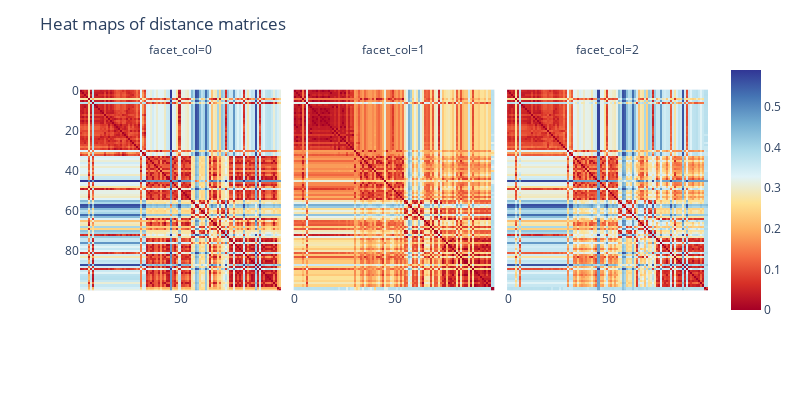

The notebook cell this image was saved under:
### Markdown cell above
### Heatmaps

### Code cell
heatmaps((D1, D2, D_sheaf))

### Figure 1 — Plotly figure (JSON) as saved in the notebook; plotly's stock layout.template omitted (floating-point values rounded to 4 significant figures; data arrays with more than 128 entries replaced by an {"elided": "..."} marker saying what was removed)
{"data": [{"coloraxis": "coloraxis", "hovertemplate": "x: %{x}<br>y: %{y}<br>color: %{z}<extra></extra>", "name": "0", "type": "heatmap", "xaxis": "x", "yaxis": "y", "z": {"elided": "100x100 float values"}}, {"coloraxis": "coloraxis", "hovertemplate": "x: %{x}<br>y: %{y}<br>color: %{z}<extra></extra>", "name": "1", "type": "heatmap", "xaxis": "x2", "yaxis": "y2", "z": {"elided": "100x100 float values"}}, {"coloraxis": "coloraxis", "hovertemplate": "x: %{x}<br>y: %{y}<br>color: %{z}<extra></extra>", "name": "2", "type": "heatmap", "xaxis": "x3", "yaxis": "y3", "z": {"elided": "100x100 float values"}}], "layout": {"annotations": [{"font": {}, "showarrow": false, "text": "facet_col=0", "x": 0.16, "xanchor": "center", "xref": "paper", "y": 1, "yanchor": "bottom", "yref": "paper"}, {"font": {}, "showarrow": false, "text": "facet_col=1", "x": 0.5, "xanchor": "center", "xref": "paper", "y": 1, "yanchor": "bottom", "yref": "paper"}, {"font": {}, "showarrow": false, "text": "facet_col=2", "x": 0.84, "xanchor": "center", "xref": "paper", "y": 1, "yanchor": "bottom", "yref": "paper"}], "coloraxis": {"colorscale": [[0, "rgb(165,0,38)"], [0.1111, "rgb(215,48,39)"], [0.2222, "rgb(244,109,67)"], [0.3333, "rgb(253,174,97)"], [0.4444, "rgb(254,224,144)"], [0.5556, "rgb(224,243,248)"], [0.6667, "rgb(171,217,233)"], [0.7778, "rgb(116,173,209)"], [0.8889, "rgb(69,117,180)"], [1, "rgb(49,54,149)"]]}, "height": 400, "margin": {"t": 60}, "title": {"text": "Heat maps of distance matrices"}, "width": 800, "xaxis": {"anchor": "y", "constrain": "domain", "domain": [0, 0.32], "scaleanchor": "y"}, "xaxis2": {"anchor": "y2", "domain": [0.34, 0.66], "matches": "x"}, "xaxis3": {"anchor": "y3", "domain": [0.68, 1.0], "matches": "x"}, "yaxis": {"anchor": "x", "autorange": "reversed", "constrain": "domain", "domain": [0, 1]}, "yaxis2": {"anchor": "x2", "domain": [0, 1], "matches": "y", "showticklabels": false}, "yaxis3": {"anchor": "x3", "domain": [0, 1], "matches": "y", "showticklabels": false}}}
